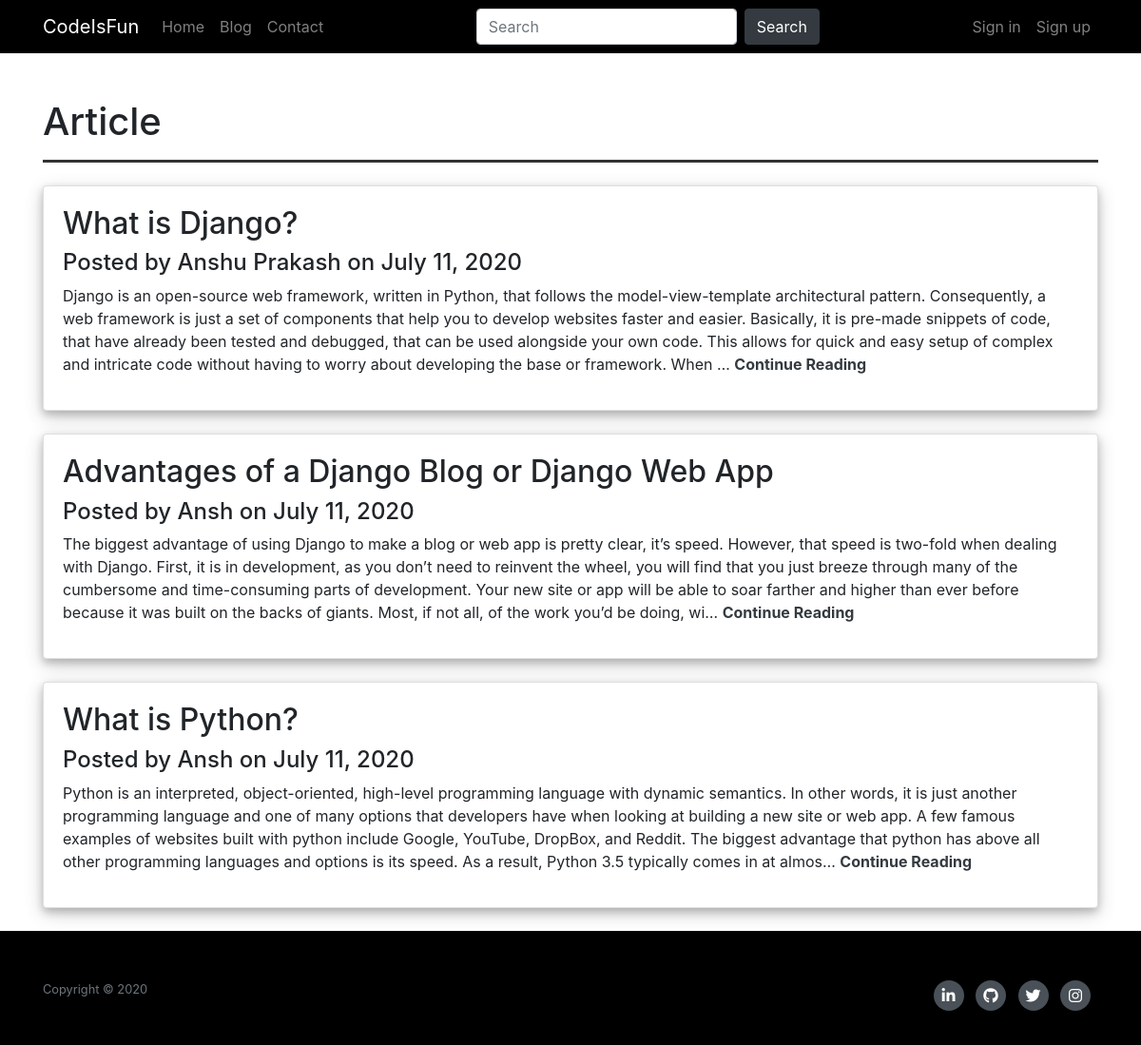
Screenshot of /blog/post/ with the database file from the repository.
### blog/models.py (models this page shows, shortened)
class Post(models.Model):
    sno = models.AutoField(primary_key=True)
    author = models.CharField(max_length=100)
    title = models.CharField(max_length=150)
    content = HTMLField()
    author_name = models.ForeignKey(User, default=None, on_delete=models.CASCADE)
    timeStamp = models.DateField(default=timezone.now)

### blog/views.py (the view)
# urls.py: path('post/', views.index, name='index'),
def index(request):
    blog = Post.objects.all()
    context = {
        'post': blog
    }
    return render(request, 'blog/index.html', context)

### blog/templates/blog/index.html (shortened to what this page needs)
{% extends 'home/base.html' %}
{% block body %}
<div class="container">
    <h1 class="mt-5">Article</h1>
    <hr style="height:3px;border:none;color:#333;background-color:#333;" />
    {% for post in post %}
    <div class="card my-4">
        <div class="card-body ">
            <h2 class="title">{{ post.title }}</h2>
            <h4>Posted by {{ post.author }} on {{ post.timeStamp }}</h4>
            <p class="text">{{ post.content| truncatechars:500 }}
            <a href="{% url 'blog:post' post.slug %}" class="stretched-link text-dark font-weight-bold">Continue Reading</a></p>
        </div>
    </div>
    {% endfor %}
</div>
{% endblock body %}

### rows the page displays
Post: title "What is Django?", author "Anshu Prakash", timeStamp "July 11, 2020", content "Django is an open-source web framework, written in Python, that follows the model-view-template architectural pattern. Consequently, a web framework is just a set of components that help you to develop websites faster and easier. Basically, it is pre-made snippets of code, that have already been tested and debugged, that can be used alongside your own code. This allows for quick and easy setup of complex and intricate code without having to worry about developing the base or framework. When …"
Post: title "Advantages of a Django Blog or Django Web App", author "Ansh", timeStamp "July 11, 2020", content "The biggest advantage of using Django to make a blog or web app is pretty clear, it’s speed. However, that speed is two-fold when dealing with Django. First, it is in development, as you don’t need to reinvent the wheel, you will find that you just breeze through many of the cumbersome and time-consuming parts of development. Your new site or app will be able to soar farther and higher than ever before because it was built on the backs of giants. Most, if not all, of the work you’d be doing, wi…"
Post: title "What is Python?", author "Ansh", timeStamp "July 11, 2020", content "Python is an interpreted, object-oriented, high-level programming language with dynamic semantics. In other words, it is just another programming language and one of many options that developers have when looking at building a new site or web app. A few famous examples of websites built with python include Google, YouTube, DropBox, and Reddit. The biggest advantage that python has above all other programming languages and options is its speed. As a result, Python 3.5 typically comes in at almos…"
